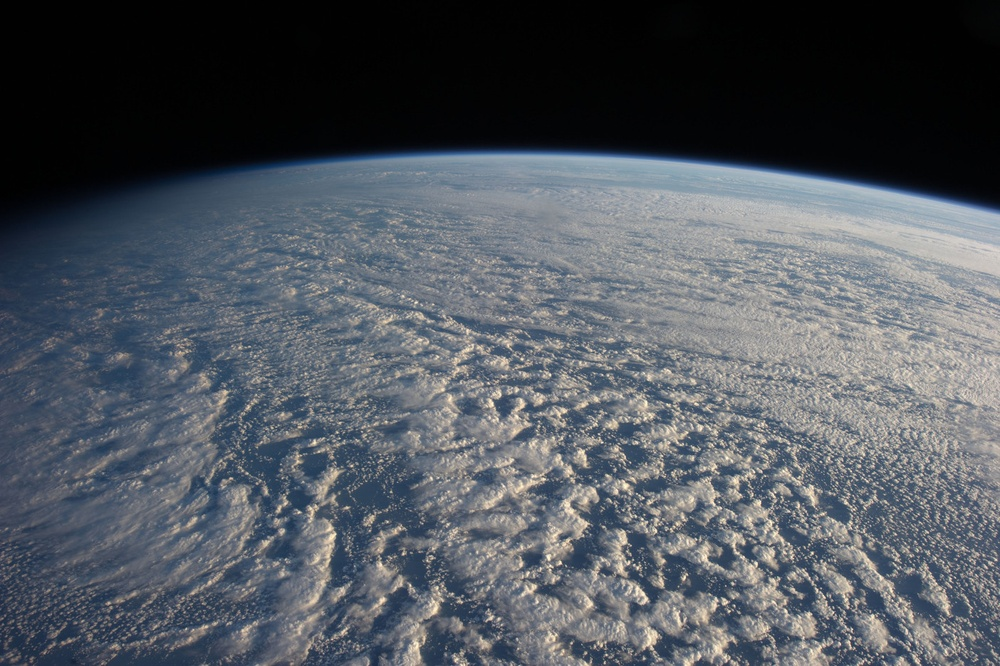
//> input picture exercise_4/horizon1 images/horizon1.jpg, 1000 x 666 px, shrunk from 1404 x 935 before the run
$ ./threshold '../exercise_4/horizon1 images/horizon1.jpg'   (built with g++ and OpenCV 4)
//> lines starting //> are read from the running program, lines starting //| are printed output that depends on the picture; after the words box and inside, x2 and y2 are one past the last pixel; in counts of white or black regions, pixels touching at a corner belong together
#include <stdio.h>
#include <opencv2/core/core.hpp>
#include <opencv2/highgui.hpp>
#include <opencv2/imgcodecs.hpp>
#include <opencv2/imgproc.hpp>

char *image_path;
cv::Mat src;
cv::Mat src_grey;
cv::Mat dst_otsu;
cv::Mat dst_binary;
int threshold_value = 0;
int maxval = 255;
int sliderValue = 0;

void on_trackbar(int change, void*){
    cv::threshold(src_grey, dst_binary, change, maxval, cv::THRESH_BINARY);
    cv::imshow("Image threshold BINARY with Trackbar", dst_binary);
}

int main(int argc, char *argv[]){
    // Print the OpenCV version
    printf("OpenCV version: %d.%d\n", CV_MAJOR_VERSION, CV_MINOR_VERSION);

    if(argc == 2){
        image_path = argv[1];
        printf("%s\n", image_path);
    }
    else{
        printf("Arguments are wrong\n");
        return 1;
    }

    src = cv::imread(image_path, cv::IMREAD_UNCHANGED);
//> src is the input picture: 666 rows x 1000 cols, CV_8UC3; mean B, G, R 93.7, 86.6, 81.3
    if(src.empty()){
        printf("Image is empty\n");
        return 1;
    }
    cv::cvtColor(src, src_grey, cv::COLOR_BGR2GRAY, 0);
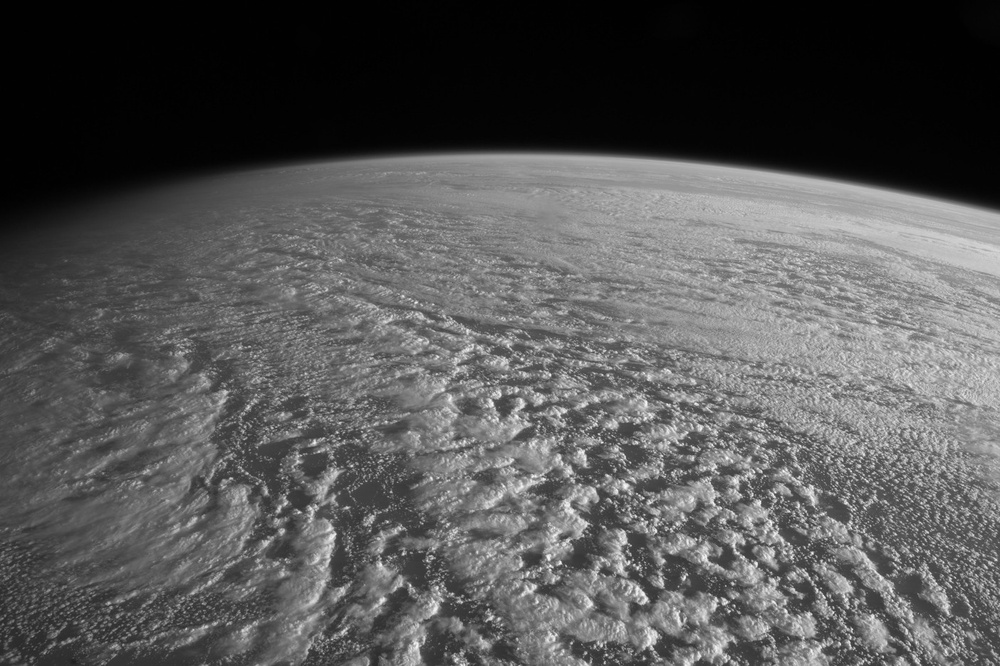
//> src_grey: 666 rows x 1000 cols, CV_8UC1; min 0, max 252, mean 85.8

    cv::namedWindow("Source Image", cv::WINDOW_AUTOSIZE);
    cv::imshow("Source Image", src);
    cv::waitKey(0);

    cv::namedWindow("Source Image - Greyed", cv::WINDOW_AUTOSIZE);
    cv::imshow("Source Image - Greyed", src_grey);
    cv::waitKey(0);

    cv::namedWindow("Image threshold OTSU", cv::WINDOW_AUTOSIZE);
    cv::threshold(src_grey, dst_otsu, threshold_value, maxval, cv::THRESH_OTSU);
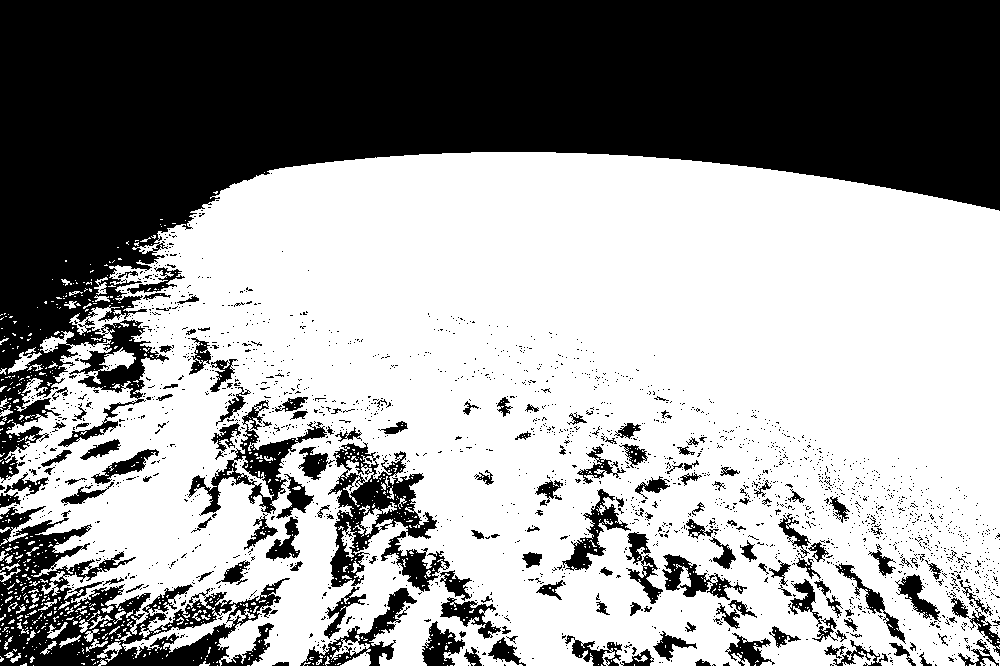
//> dst_otsu: 666 rows x 1000 cols, CV_8UC1; 60.1% white; 2193 black regions (2030 under 20 px), largest, box (x1, y1, x2, y2) and area: (0, 0, 1000, 483) 201961, (0, 506, 290, 666) 17226, (328, 442, 450, 592) 6852
    cv::imshow("Image threshold OTSU", dst_otsu);
    cv::waitKey(0);

    cv::namedWindow("Image threshold BINARY with Trackbar", cv::WINDOW_AUTOSIZE);
    cv::createTrackbar("Threshold Value", "Image threshold BINARY with Trackbar", &sliderValue, 255, on_trackbar);
    on_trackbar(sliderValue, NULL);
//> in on_trackbar, `cv::threshold(src_grey, dst_binary, change, maxval, cv::THRESH_BINARY);`:
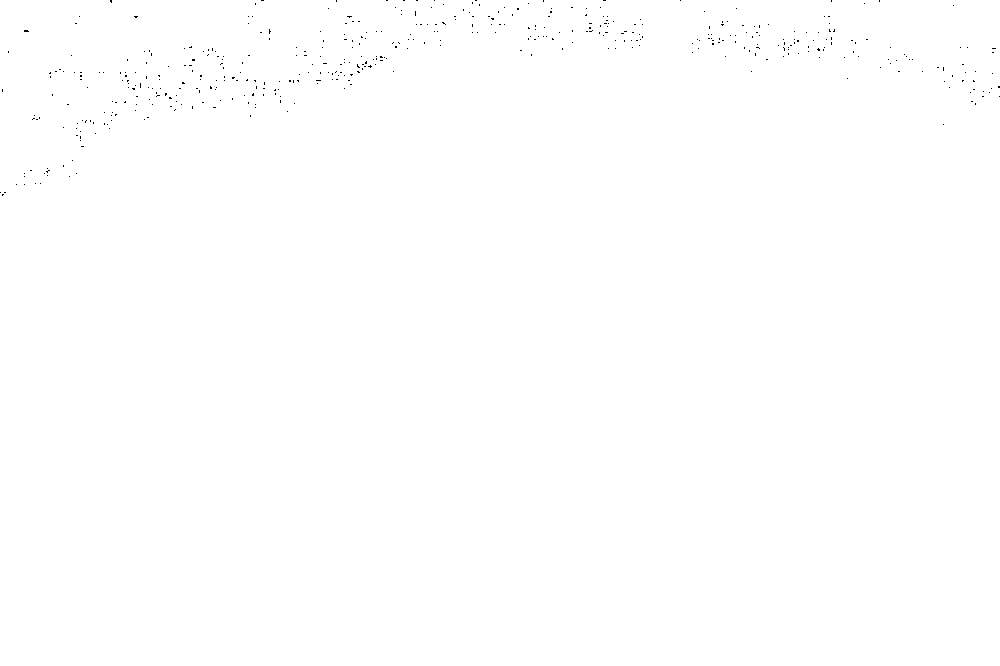
//> dst_binary: 666 rows x 1000 cols, CV_8UC1; 99.9% white; black in thin lines or dots, all inside (x1, y1, x2, y2) = (0, 0, 1000, 196)
    cv::waitKey(0);

    cv::imwrite("dst_otsu.png", dst_otsu);
    cv::imwrite("dst_binary.png", dst_binary);

    return 0;
}
